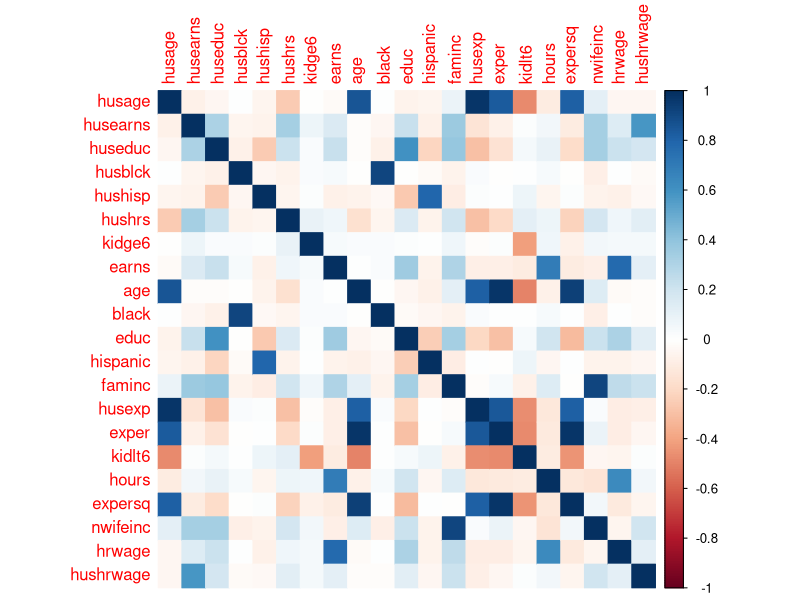
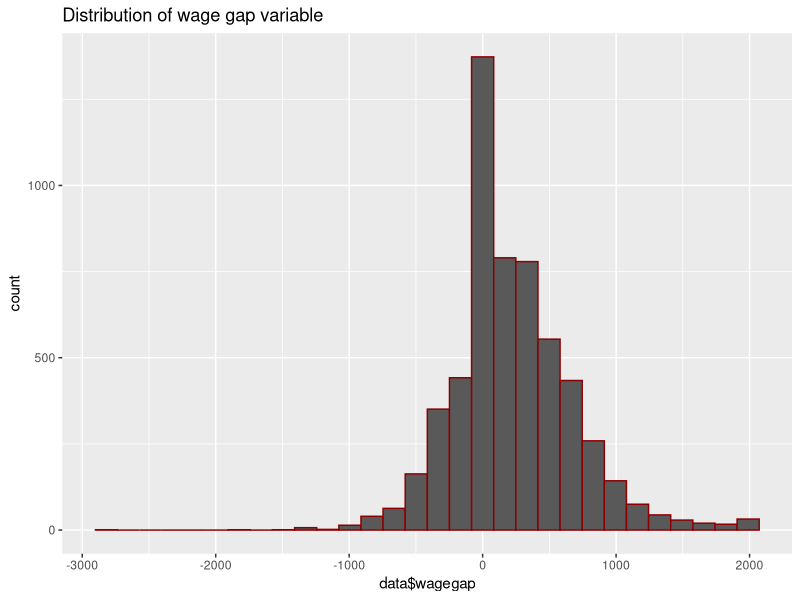
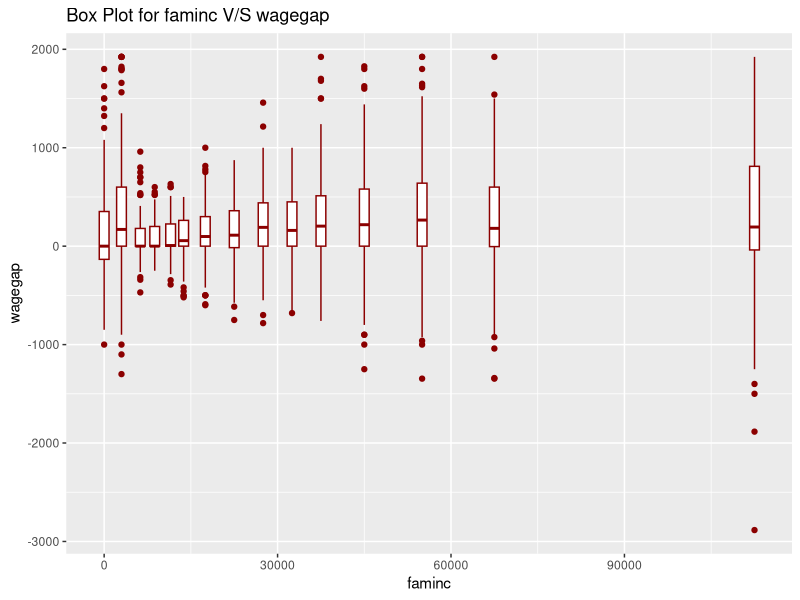
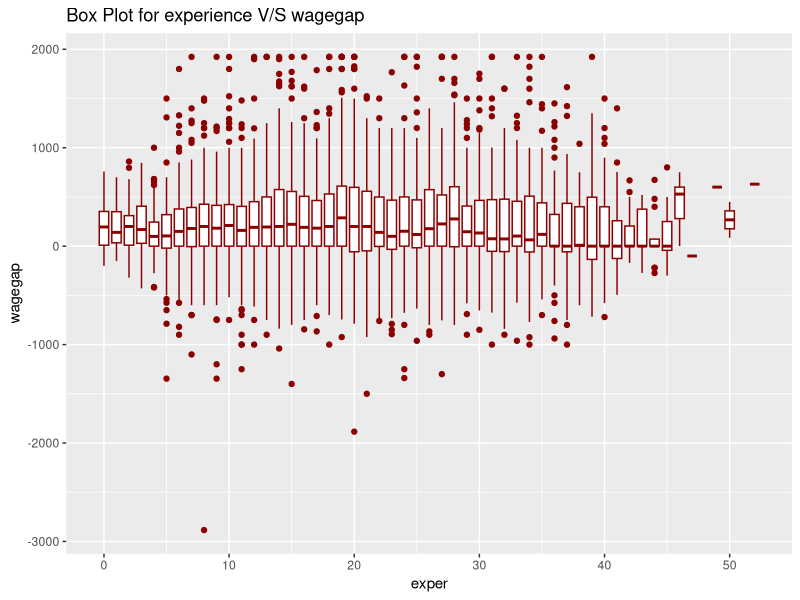
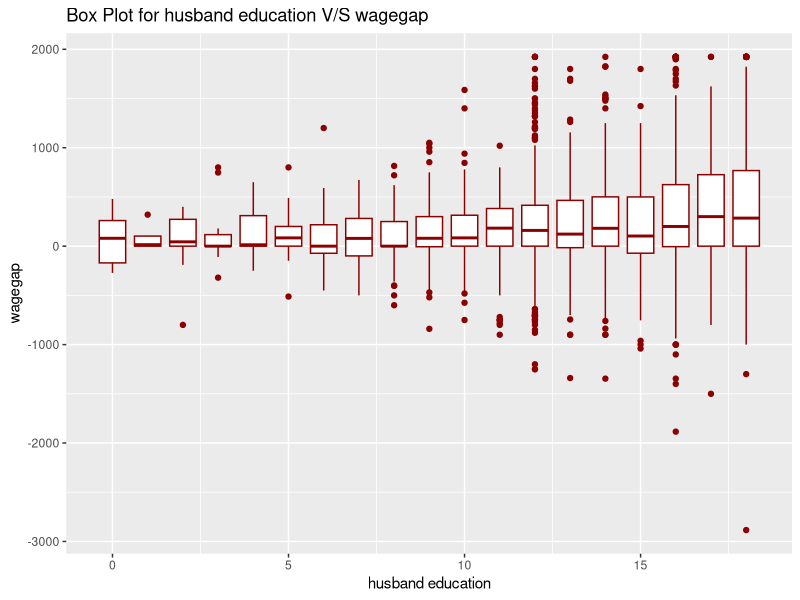
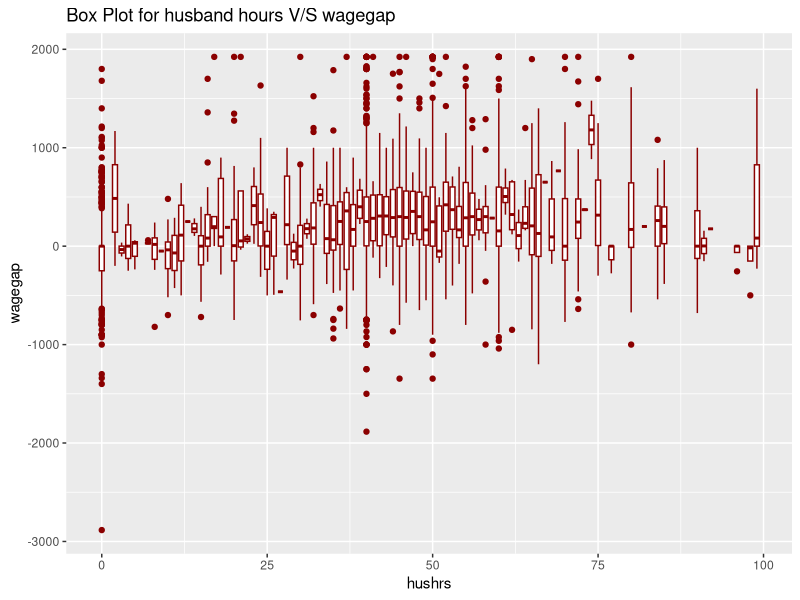

Reproduce these figures in R, in order.
#set the current working directory

library(broom)
library(zoo)
library(lmtest)
library(corrplot)
library(ggplot2)

data <- read.csv("cps91.csv")
head(data)

names(data) #columns of the data set

colSums(is.na(data)) #number of null values in the data set
data=subset(data,select=-c(husunion,union,lwage)) #dropped varibles with a lot of null values
data$hours<-ifelse(is.na(data$hours)==1,mean(data$hours,na.rm = TRUE),data$hours) #filled number of hours with mean hours

#analysing null values in hrwage
sum(data$hours==0,na.rm = TRUE)
data$hrwage<-ifelse(is.na(data$hrwage)==1,0,data$hrwage)

#as we can see that the whole data consists of women in the labourforce we can remove the column inlf
data=subset(data,select = -c(X,inlf))

#finding hourly wage of husband
data$hushrwage<-data$husearns/data$hushrs
data$hushrwage<-ifelse(data$hushrwage==Inf,0,data$hushrwage)
data$hushrwage<-ifelse(is.na(data$hushrwage)==1,0,data$hushrwage)


#<<< Correlation Matrix >>>>
matrix<-round(cor(data),2)
# Create a correlation matrix plot
corrplot(matrix, method = "color")

#from correlation matrix husexper and husage are directly correlated and wife's exper and age are directly correlated so we can drop husage and age.
#from correlation matrix black and husblack , hisp and hushisp are highly correlated with 0.95 and 0.75 relationship. So we drop one of each.
data<-subset(data,select=-c(husage,age,husblck,hushisp))
data$wagegap<-data$husearns-data$earns
data<-subset(data, select =-c(earns,husearns))
dim(data) #we are left with 16 variables in the data frame.
names(data)
#modeling with all the variables 
model1<- lm(wagegap~.,data=data)
tidy(model1)

#from the above model the insignificant variables at 5% level are
# kidge6, black, hispanic, kidlt6, educ,
sum(data$wagegap==0)

model2<- lm(wagegap~.-expersq-kidge6-hispanic-black-educ-kidlt6,data=data)
tidy(model2)

anova(model1,model2)


# Round the estimates in the summary output
rounded_summary <- summary(model2)
rounded_summary$coefficients <- round(rounded_summary$coefficients, 3)
print(rounded_summary)


#wagegap variable analysis

ggplot(data, aes(x =data$wagegap)) +
  geom_histogram(colour='dark red')+
  labs( title = "Distribution of wage gap variable")

####Plots bw significant independent and dependent

#1
ggplot(data, aes(x = faminc, y = wagegap, group=faminc)) +
  geom_boxplot(colour='dark red')+
  labs(x = "faminc", y = "wagegap", title = "Box Plot for faminc V/S wagegap")


#2
ggplot(data, aes(x = exper, y = wagegap, group=exper)) +
  geom_boxplot(colour='dark red')+
  labs(x = "exper", y = "wagegap", title = "Box Plot for experience V/S wagegap")

#3
ggplot(data, aes(x = huseduc, y = wagegap, group=huseduc)) +
  geom_boxplot(colour='dark red')+
  labs(x = "husband education", y = "wagegap", title = "Box Plot for husband education V/S wagegap")

#4
ggplot(data, aes(x = hushrs, y = wagegap, group=hushrs)) +
  geom_boxplot(colour='dark red')+
  labs(x = "hushrs", y = "wagegap", title = "Box Plot for husband hours V/S wagegap")



# Perform the Breusch-Pagan test for homoskedasticity
bptest(model2)
